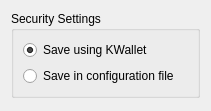
<ui version="4.0" >
 <class>SecuritySettings</class>
 <widget class="QWidget" name="SecuritySettings" >
  <property name="geometry" >
   <rect>
    <x>0</x>
    <y>0</y>
    <width>211</width>
    <height>111</height>
   </rect>
  </property>
  <property name="windowTitle" >
   <string>Security</string>
  </property>
  <layout class="QVBoxLayout" name="verticalLayout_2" >
   <item>
    <widget class="QGroupBox" name="securitySettings" >
     <property name="title" >
      <string>Security Settings</string>
     </property>
     <layout class="QVBoxLayout" name="verticalLayout" >
      <item>
       <widget class="QRadioButton" name="kcfg_saveEncrypted" >
        <property name="toolTip" >
         <string>Save encrypted using KWallet</string>
        </property>
        <property name="whatsThis" >
         <string>If this button is checked, the program will encrypt the server and login information using KWallet to save it securely</string>
        </property>
        <property name="text" >
         <string>Save using KWallet</string>
        </property>
        <property name="checked" >
         <bool>true</bool>
        </property>
       </widget>
      </item>
      <item>
       <widget class="QRadioButton" name="kcfg_saveUnencrypted" >
        <property name="toolTip" >
         <string>Save unencrypted in the programs configuration file</string>
        </property>
        <property name="whatsThis" >
         <string>If this option is checked, the program will store the server and login information in the programs configuration file. This is insecure, and anyone with access to your home directory can read your login information.</string>
        </property>
        <property name="text" >
         <string>Save in configuration file</string>
        </property>
       </widget>
      </item>
     </layout>
    </widget>
   </item>
   <item>
    <spacer name="verticalSpacer" >
     <property name="orientation" >
      <enum>Qt::Vertical</enum>
     </property>
     <property name="sizeHint" stdset="0" >
      <size>
       <width>20</width>
       <height>26</height>
      </size>
     </property>
    </spacer>
   </item>
  </layout>
 </widget>
 <resources/>
 <connections/>
</ui>
